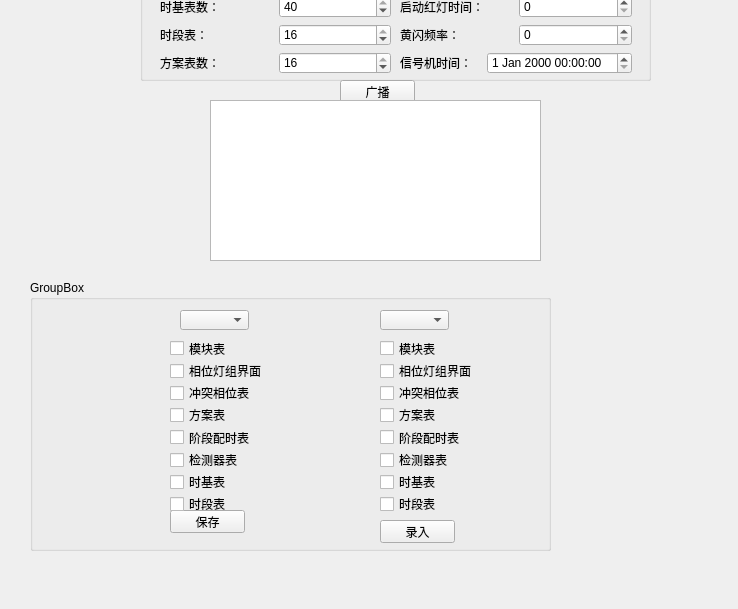
<?xml version="1.0" encoding="UTF-8"?>
<ui version="4.0">
 <class>WSystemPara</class>
 <widget class="QWidget" name="WSystemPara">
  <property name="geometry">
   <rect>
    <x>0</x>
    <y>0</y>
    <width>738</width>
    <height>609</height>
   </rect>
  </property>
  <property name="windowTitle">
   <string>Form</string>
  </property>
  <property name="toolTip">
   <string/>
  </property>
  <widget class="QGroupBox" name="groupBox">
   <property name="geometry">
    <rect>
     <x>140</x>
     <y>-100</y>
     <width>511</width>
     <height>181</height>
    </rect>
   </property>
   <property name="title">
    <string>系统参数</string>
   </property>
   <widget class="QWidget" name="layoutWidget">
    <property name="geometry">
     <rect>
      <x>130</x>
      <y>230</y>
      <width>250</width>
      <height>25</height>
     </rect>
    </property>
    <layout class="QHBoxLayout" name="horizontalLayout_13">
     <item>
      <spacer name="horizontalSpacer">
       <property name="orientation">
        <enum>Qt::Horizontal</enum>
       </property>
       <property name="sizeHint" stdset="0">
        <size>
         <width>40</width>
         <height>20</height>
        </size>
       </property>
      </spacer>
     </item>
     <item>
      <widget class="QPushButton" name="pushButton">
       <property name="text">
        <string>应用</string>
       </property>
      </widget>
     </item>
     <item>
      <widget class="QPushButton" name="pushButton_2">
       <property name="text">
        <string>读取</string>
       </property>
      </widget>
     </item>
     <item>
      <spacer name="horizontalSpacer_2">
       <property name="orientation">
        <enum>Qt::Horizontal</enum>
       </property>
       <property name="sizeHint" stdset="0">
        <size>
         <width>40</width>
         <height>20</height>
        </size>
       </property>
      </spacer>
     </item>
    </layout>
   </widget>
   <widget class="QWidget" name="layoutWidget">
    <property name="geometry">
     <rect>
      <x>260</x>
      <y>10</y>
      <width>232</width>
      <height>164</height>
     </rect>
    </property>
    <layout class="QVBoxLayout" name="verticalLayout_2">
     <item>
      <layout class="QHBoxLayout" name="horizontalLayout_7">
       <item>
        <widget class="QLabel" name="label_7">
         <property name="text">
          <string>阶段配时表数：</string>
         </property>
        </widget>
       </item>
       <item>
        <widget class="QSpinBox" name="spinBox_7">
         <property name="maximum">
          <number>16</number>
         </property>
         <property name="value">
          <number>16</number>
         </property>
        </widget>
       </item>
      </layout>
     </item>
     <item>
      <layout class="QHBoxLayout" name="horizontalLayout_8">
       <item>
        <widget class="QLabel" name="label_8">
         <property name="text">
          <string>检测器：</string>
         </property>
        </widget>
       </item>
       <item>
        <widget class="QSpinBox" name="spinBox_8">
         <property name="maximum">
          <number>48</number>
         </property>
         <property name="value">
          <number>32</number>
         </property>
        </widget>
       </item>
      </layout>
     </item>
     <item>
      <layout class="QHBoxLayout" name="horizontalLayout_9">
       <item>
        <widget class="QLabel" name="label_9">
         <property name="text">
          <string>启动黄闪时间：</string>
         </property>
        </widget>
       </item>
       <item>
        <widget class="QSpinBox" name="spinBox_9"/>
       </item>
      </layout>
     </item>
     <item>
      <layout class="QHBoxLayout" name="horizontalLayout_10">
       <item>
        <widget class="QLabel" name="label_10">
         <property name="text">
          <string>启动红灯时间：</string>
         </property>
        </widget>
       </item>
       <item>
        <widget class="QSpinBox" name="spinBox_10"/>
       </item>
      </layout>
     </item>
     <item>
      <layout class="QHBoxLayout" name="horizontalLayout_11">
       <item>
        <widget class="QLabel" name="label_11">
         <property name="text">
          <string>黄闪频率：</string>
         </property>
        </widget>
       </item>
       <item>
        <widget class="QSpinBox" name="spinBox_11"/>
       </item>
      </layout>
     </item>
     <item>
      <layout class="QHBoxLayout" name="horizontalLayout_12">
       <item>
        <widget class="QLabel" name="label_12">
         <property name="text">
          <string>信号机时间：</string>
         </property>
        </widget>
       </item>
       <item>
        <widget class="QDateTimeEdit" name="dateTimeEdit"/>
       </item>
      </layout>
     </item>
    </layout>
   </widget>
   <widget class="QWidget" name="layoutWidget">
    <property name="geometry">
     <rect>
      <x>20</x>
      <y>10</y>
      <width>231</width>
      <height>164</height>
     </rect>
    </property>
    <layout class="QVBoxLayout" name="verticalLayout">
     <item>
      <layout class="QHBoxLayout" name="horizontalLayout">
       <item>
        <widget class="QLabel" name="label">
         <property name="text">
          <string>通道数：</string>
         </property>
        </widget>
       </item>
       <item>
        <widget class="QSpinBox" name="spinBox">
         <property name="maximum">
          <number>24</number>
         </property>
         <property name="value">
          <number>24</number>
         </property>
        </widget>
       </item>
      </layout>
     </item>
     <item>
      <layout class="QHBoxLayout" name="horizontalLayout_2">
       <item>
        <widget class="QLabel" name="label_2">
         <property name="text">
          <string>普通相位数：</string>
         </property>
        </widget>
       </item>
       <item>
        <widget class="QSpinBox" name="spinBox_2">
         <property name="maximum">
          <number>16</number>
         </property>
         <property name="value">
          <number>16</number>
         </property>
        </widget>
       </item>
      </layout>
     </item>
     <item>
      <layout class="QHBoxLayout" name="horizontalLayout_3">
       <item>
        <widget class="QLabel" name="label_3">
         <property name="text">
          <string>跟随相位数：</string>
         </property>
        </widget>
       </item>
       <item>
        <widget class="QSpinBox" name="spinBox_3">
         <property name="maximum">
          <number>8</number>
         </property>
         <property name="value">
          <number>8</number>
         </property>
        </widget>
       </item>
      </layout>
     </item>
     <item>
      <layout class="QHBoxLayout" name="horizontalLayout_4">
       <item>
        <widget class="QLabel" name="label_4">
         <property name="text">
          <string>时基表数：</string>
         </property>
        </widget>
       </item>
       <item>
        <widget class="QSpinBox" name="spinBox_4">
         <property name="maximum">
          <number>40</number>
         </property>
         <property name="value">
          <number>40</number>
         </property>
        </widget>
       </item>
      </layout>
     </item>
     <item>
      <layout class="QHBoxLayout" name="horizontalLayout_5">
       <item>
        <widget class="QLabel" name="label_5">
         <property name="text">
          <string>时段表：</string>
         </property>
        </widget>
       </item>
       <item>
        <widget class="QSpinBox" name="spinBox_5">
         <property name="maximum">
          <number>16</number>
         </property>
         <property name="value">
          <number>16</number>
         </property>
        </widget>
       </item>
      </layout>
     </item>
     <item>
      <layout class="QHBoxLayout" name="horizontalLayout_6">
       <item>
        <widget class="QLabel" name="label_6">
         <property name="text">
          <string>方案表数：</string>
         </property>
        </widget>
       </item>
       <item>
        <widget class="QSpinBox" name="spinBox_6">
         <property name="maximum">
          <number>16</number>
         </property>
         <property name="value">
          <number>16</number>
         </property>
        </widget>
       </item>
      </layout>
     </item>
    </layout>
   </widget>
  </widget>
  <widget class="QPushButton" name="bcBtn">
   <property name="geometry">
    <rect>
     <x>340</x>
     <y>80</y>
     <width>75</width>
     <height>23</height>
    </rect>
   </property>
   <property name="text">
    <string>广播</string>
   </property>
  </widget>
  <widget class="QTableView" name="tbViewTscIp">
   <property name="geometry">
    <rect>
     <x>210</x>
     <y>100</y>
     <width>331</width>
     <height>161</height>
    </rect>
   </property>
  </widget>
  <widget class="QGroupBox" name="groupBox_2">
   <property name="geometry">
    <rect>
     <x>30</x>
     <y>280</y>
     <width>521</width>
     <height>271</height>
    </rect>
   </property>
   <property name="title">
    <string>GroupBox</string>
   </property>
   <widget class="QPushButton" name="btnRead">
    <property name="geometry">
     <rect>
      <x>350</x>
      <y>240</y>
      <width>75</width>
      <height>23</height>
     </rect>
    </property>
    <property name="text">
     <string>录入</string>
    </property>
   </widget>
   <widget class="QPushButton" name="btnSave">
    <property name="geometry">
     <rect>
      <x>140</x>
      <y>230</y>
      <width>75</width>
      <height>23</height>
     </rect>
    </property>
    <property name="text">
     <string>保存</string>
    </property>
   </widget>
   <widget class="QWidget" name="layoutWidget">
    <property name="geometry">
     <rect>
      <x>140</x>
      <y>60</y>
      <width>97</width>
      <height>172</height>
     </rect>
    </property>
    <layout class="QVBoxLayout" name="verticalLayout_3">
     <item>
      <widget class="QCheckBox" name="cbModule">
       <property name="text">
        <string>模块表</string>
       </property>
      </widget>
     </item>
     <item>
      <widget class="QCheckBox" name="cbPhase">
       <property name="text">
        <string>相位灯组界面</string>
       </property>
      </widget>
     </item>
     <item>
      <widget class="QCheckBox" name="cbConflict">
       <property name="text">
        <string>冲突相位表</string>
       </property>
      </widget>
     </item>
     <item>
      <widget class="QCheckBox" name="cbParttern">
       <property name="text">
        <string>方案表</string>
       </property>
      </widget>
     </item>
     <item>
      <widget class="QCheckBox" name="cbStage">
       <property name="text">
        <string>阶段配时表</string>
       </property>
      </widget>
     </item>
     <item>
      <widget class="QCheckBox" name="cbDet">
       <property name="text">
        <string>检测器表</string>
       </property>
      </widget>
     </item>
     <item>
      <widget class="QCheckBox" name="cbTimeBase">
       <property name="text">
        <string>时基表</string>
       </property>
      </widget>
     </item>
     <item>
      <widget class="QCheckBox" name="cbSchedule">
       <property name="text">
        <string>时段表</string>
       </property>
      </widget>
     </item>
    </layout>
   </widget>
   <widget class="QComboBox" name="combRead">
    <property name="geometry">
     <rect>
      <x>350</x>
      <y>30</y>
      <width>69</width>
      <height>20</height>
     </rect>
    </property>
   </widget>
   <widget class="QComboBox" name="combSave">
    <property name="geometry">
     <rect>
      <x>150</x>
      <y>30</y>
      <width>69</width>
      <height>20</height>
     </rect>
    </property>
   </widget>
   <widget class="QWidget" name="layoutWidget">
    <property name="geometry">
     <rect>
      <x>350</x>
      <y>60</y>
      <width>97</width>
      <height>172</height>
     </rect>
    </property>
    <layout class="QVBoxLayout" name="verticalLayout_6">
     <item>
      <widget class="QCheckBox" name="cbModule_2">
       <property name="text">
        <string>模块表</string>
       </property>
      </widget>
     </item>
     <item>
      <widget class="QCheckBox" name="cbPhase_2">
       <property name="text">
        <string>相位灯组界面</string>
       </property>
      </widget>
     </item>
     <item>
      <widget class="QCheckBox" name="cbConflict_2">
       <property name="text">
        <string>冲突相位表</string>
       </property>
      </widget>
     </item>
     <item>
      <widget class="QCheckBox" name="cbParttern_2">
       <property name="text">
        <string>方案表</string>
       </property>
      </widget>
     </item>
     <item>
      <widget class="QCheckBox" name="cbStage_2">
       <property name="text">
        <string>阶段配时表</string>
       </property>
      </widget>
     </item>
     <item>
      <widget class="QCheckBox" name="cbDet_2">
       <property name="text">
        <string>检测器表</string>
       </property>
      </widget>
     </item>
     <item>
      <widget class="QCheckBox" name="cbTimeBase_2">
       <property name="text">
        <string>时基表</string>
       </property>
      </widget>
     </item>
     <item>
      <widget class="QCheckBox" name="cbSchedule_2">
       <property name="text">
        <string>时段表</string>
       </property>
      </widget>
     </item>
    </layout>
   </widget>
  </widget>
 </widget>
 <resources/>
 <connections/>
</ui>
